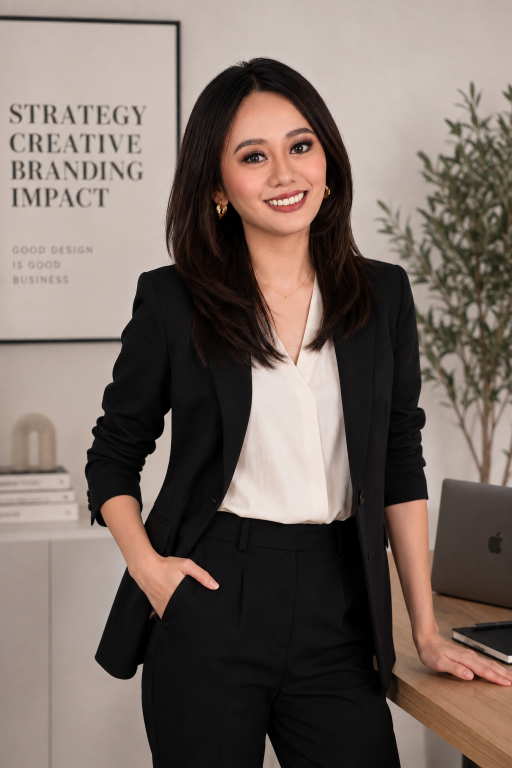
#> input picture Suzy Assets/Profile Photos/ChatGPT Image Aug 22, 2026, 04_00_45 PM.png, 1024 x 1536 px (shown at 1/2 size)
$ python build_assets.py
#> lines starting #> are read from the running program, lines starting #| are printed output that depends on the picture
"""Asset pipeline for Suzette Sun portfolio.

Reads source assets from 'Suzy Assets/', writes production WebP/SVG/PDF
files to 'public/assets/' and a machine-readable manifest to
'src/data/assets-manifest.json'.

Idempotent: re-running overwrites outputs. Originals are never touched.
"""

import json
import os
import shutil
import urllib.request

import pypdfium2 as pdfium
from PIL import Image, ImageFilter

ROOT = os.path.dirname(os.path.dirname(os.path.abspath(__file__)))
SRC = os.path.join(ROOT, "Suzy Assets")
OUT = os.path.join(ROOT, "public", "assets")
MANIFEST = os.path.join(ROOT, "src", "data", "assets-manifest.json")

WEBP_Q = 82

manifest = []


def out_path(*parts):
    p = os.path.join(OUT, *parts)
    os.makedirs(os.path.dirname(p), exist_ok=True)
    return p


def save_webp(img, dest, max_w):
    if img.width > max_w:
        h = round(img.height * max_w / img.width)
        img = img.resize((max_w, h), Image.LANCZOS)
    if img.mode != "RGB":
        img = img.convert("RGB")
    img.save(dest, "WEBP", quality=WEBP_Q, method=6)
    rel = "/" + os.path.relpath(dest, os.path.join(ROOT, "public")).replace("\\", "/")
    return {"src": rel, "width": img.width, "height": img.height}


def photo(src_name, dest_name, max_w, folder="Profile Photos"):
    src = os.path.join(SRC, folder, src_name)
    img = Image.open(src)
    meta = save_webp(img, out_path("photos", dest_name), max_w)
    manifest.append({"id": dest_name, "kind": "photo", **meta})
    print("photo", dest_name, meta["width"], "x", meta["height"])


def pdf_pages(src_path, dest_name, scale=2.0, pages=(0,), folder=""):
    full = os.path.join(SRC, folder, src_path) if folder else src_path
    doc = pdfium.PdfDocument(full)
    results = []
    for i in pages:
        if i >= len(doc):
            break
        img = doc[i].render(scale=scale).to_pil()
        suffix = f"-p{i + 1}" if len(pages) > 1 else ""
        dest = out_path("work", f"{dest_name}{suffix}.webp")
        meta = save_webp(img, dest, 1400)
        results.append(meta)
        print("pdf", dest_name, i + 1, meta["width"], "x", meta["height"])
    doc.close()
    return results


# [213 lines left out: functions social, process_hero_asset, process_logos, fetch_icons, process_png_guides_and_promos, not called in this run]


def main():
    # Portraits (approved photos only)
    photo("ChatGPT Image Aug 22, 2026, 04_00_45 PM.png", "suzette-headshot.webp", 900)
#> in photo, img is the input picture: PIL image 1024x1536 RGB; mean R, G, B 120.1, 106.3, 99.1
#> in photo, `meta = save_webp(img, out_path("photos", dest_name), max_w)`: meta = {'src': '/assets/photos/suzette-headshot.webp', 'width': 900, 'height': 1350}
#| photo suzette-headshot.webp 900 x 1350
    photo("ChatGPT Image Aug 22, 2026, 04_00_56 PM.png", "suzette-casual.webp", 1200)
#> call 2 of photo, with dest_name = 'suzette-casual.webp', max_w = 1200, folder = 'Profile Photos'
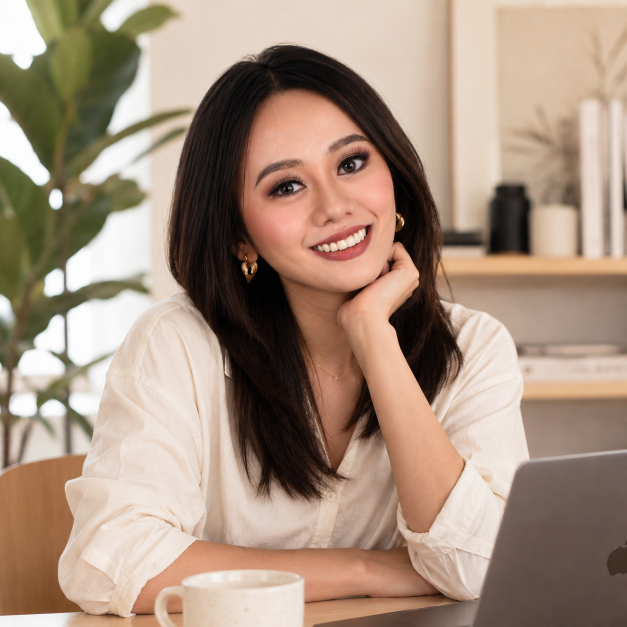
#> input picture Suzy Assets/Profile Photos/ChatGPT Image Aug 22, 2026, 04_00_56 PM.png, 1254 x 1254 px (shown at 1/2 size)
#> in photo, img is the input picture: PIL image 1254x1254 RGB; mean R, G, B 166.8, 144.1, 126.5
#> in photo (call 2), `meta = save_webp(img, out_path("photos", dest_name), max_w)`: meta = {'src': '/assets/photos/suzette-casual.webp', 'width': 1200, 'height': 1200}
#| photo suzette-casual.webp 1200 x 1200
    photo("ChatGPT Image Aug 22, 2026, 04_01_08 PM.png", "suzette-editorial.webp", 1200)
#> call 3 of photo, with dest_name = 'suzette-editorial.webp', max_w = 1200, folder = 'Profile Photos'
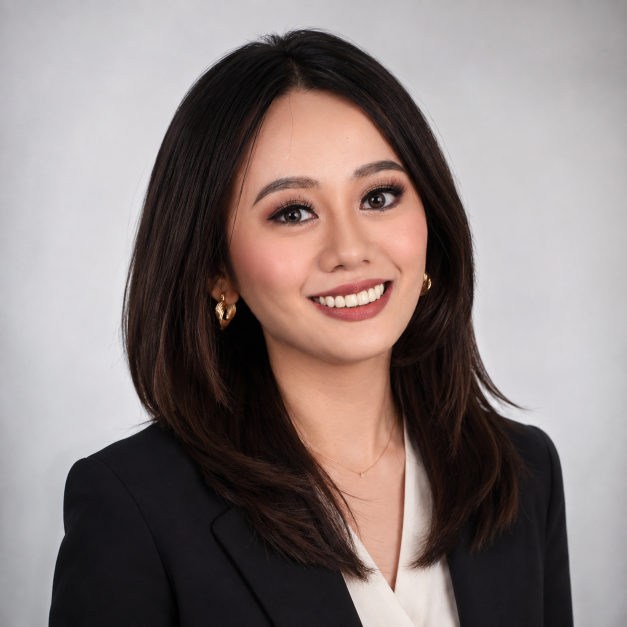
#> input picture Suzy Assets/Profile Photos/ChatGPT Image Aug 22, 2026, 04_01_08 PM.png, 1254 x 1254 px (shown at 1/2 size)
#> in photo, img is the input picture: PIL image 1254x1254 RGB; mean R, G, B 135.6, 123.6, 121.5
#> in photo (call 3), `meta = save_webp(img, out_path("photos", dest_name), max_w)`: meta = {'src': '/assets/photos/suzette-editorial.webp', 'width': 1200, 'height': 1200}
#| photo suzette-editorial.webp 1200 x 1200

    # Email campaigns (Atlantic Training)
    pdf_pages("C&C Final Draft August 20, 2026 (1).pdf", "email-coffee-compliance", 2.0,
              folder="Email Designs")
#> (the call stopped at in pdf_pages, `doc = pdfium.PdfDocument(full)`: pypdfium2 is not available in this run)
    pdf_pages("Give your team the access they need to stay safe, compliant, and prepared, at no additional cost for 90 days. (2).pdf",
              "email-course-access", 2.0, pages=(0,), folder="Email Designs")
#> (the call stopped at in pdf_pages, `doc = pdfium.PdfDocument(full)`: pypdfium2 is not available in this run)
    pdf_pages("Sept Oct Promo (2).pdf", "email-fall-promo", 2.0, pages=(0,),
              folder="Email Designs")
#> (the call stopped at in pdf_pages, `doc = pdfium.PdfDocument(full)`: pypdfium2 is not available in this run)

    # Lead magnet covers (Atlantic Training)
    guide_dir = os.path.join(SRC, "Guides, Checklists, and other Lead Magnets")
#> (the run stopped early here; a loop or call above may not have finished)
